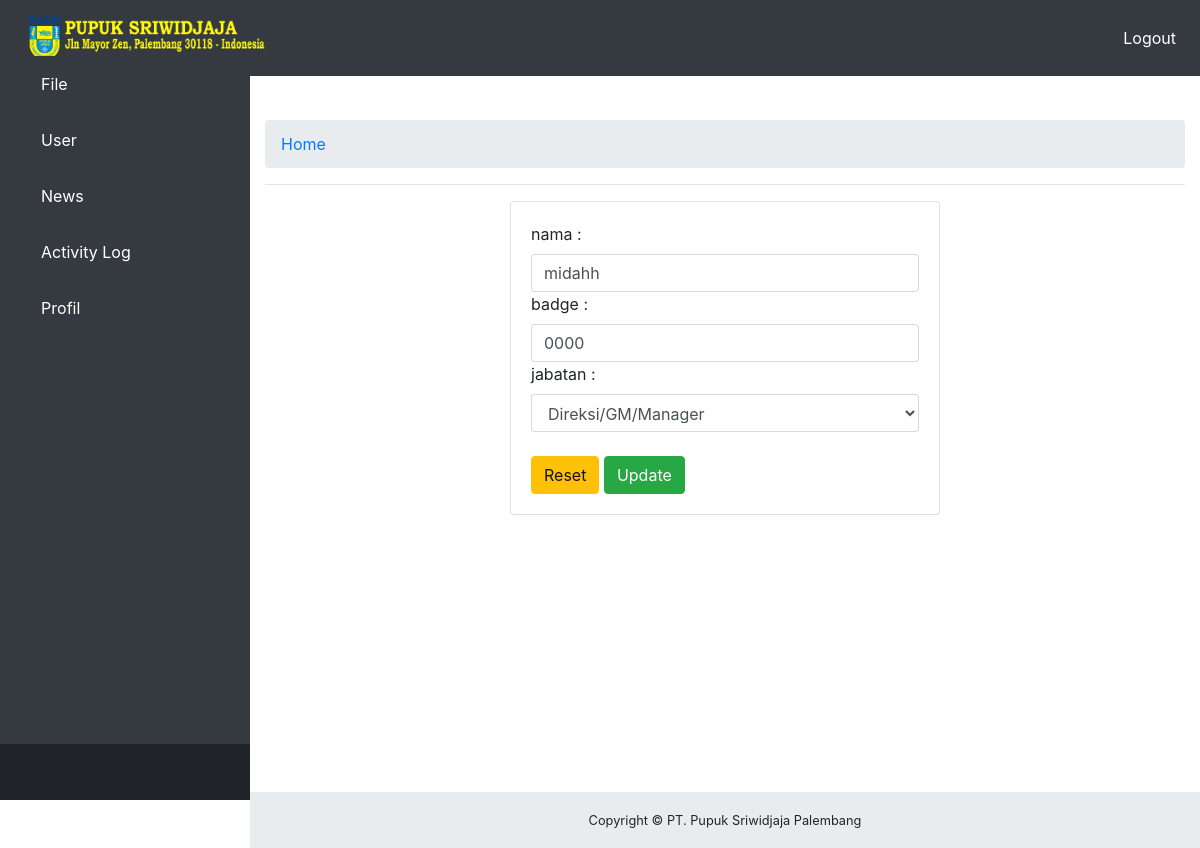
The page /ubah.php?badge=0000 (signed in) on the database its author committed.
### tables this page shows
CREATE TABLE `user` (
  `badge` varchar(50) NOT NULL,
  `password` varchar(255) NOT NULL,
  `nama` varchar(50) NOT NULL,
  `jabatan` varchar(50) NOT NULL,
  `status` varchar(10) NOT NULL
);

### functions.php (called while the page is built, shortened)
<?php
$conn = mysqli_connect("localhost", "root", "", "cpis_pusri");
function query($query){
	global $conn;
	$result = mysqli_query($conn, $query);
	$rows = [];
	while ( $row = mysqli_fetch_assoc($result) ) {
		$rows[] = $row;
	}
	return $rows;
}

### ubah.php (the view, shortened to what this page needs)
<?php
require 'functions.php';
$badge = $_GET["badge"];
$kry = query("SELECT * FROM user WHERE badge = '$badge'")[0];
require 'navbar_admin.php';
?>
<div class="d-flex justify-content-center">
 	<div class="col-md-6 m-auto">
 		 <div class="card">
  			 <div class="card-body">
	<form action="" method="post">
		<label for="nama">nama :</label>
		<input type="text" name="nama" id="nama" class="form-control" required value="<?= $kry["nama"];?>">
		<label for="badge">badge :</label>
		<input type="text" name="badge" id="badge" class="form-control" required value="<?= $kry["badge"];?>">
		<label for="jabatan">jabatan :</label>
		<select class="form-control" name="jabatan" id="jabatan">
			<?php if ($kry["jabatan"]=='Pimpinan'): ?>
				<option value="Pimpinan">Direksi/GM/Manager</option>
			<?php elseif($kry["jabatan"]=='Admin'):?>
				<option value="Admin">Admin</option>
			<?php else : ?>
				<option value="Karyawan">Karyawan</option>
				<option value="Pimpinan">Direksi/GM/Manager</option>
			<?php endif ?>
		</select>
		<br>
		<button type="reset" name="reset" class="btn btn-warning">Reset</button>
		<button type="submit" class="btn btn-success" name="ubah">Update</button>
	</form>
	</div></div></div></div>
<?php require 'footer.php'; ?>

### css/sb-admin.css (style rules this page uses)
html { position: relative; min-height: 100%; }
body { overflow-x: hidden; }
body.sticky-footer { margin-bottom: 56px; }
body.fixed-nav { padding-top: 56px; }

### rows shown on the page
user: nama "midahh", badge "0000", jabatan "Direksi/GM/Manager"
